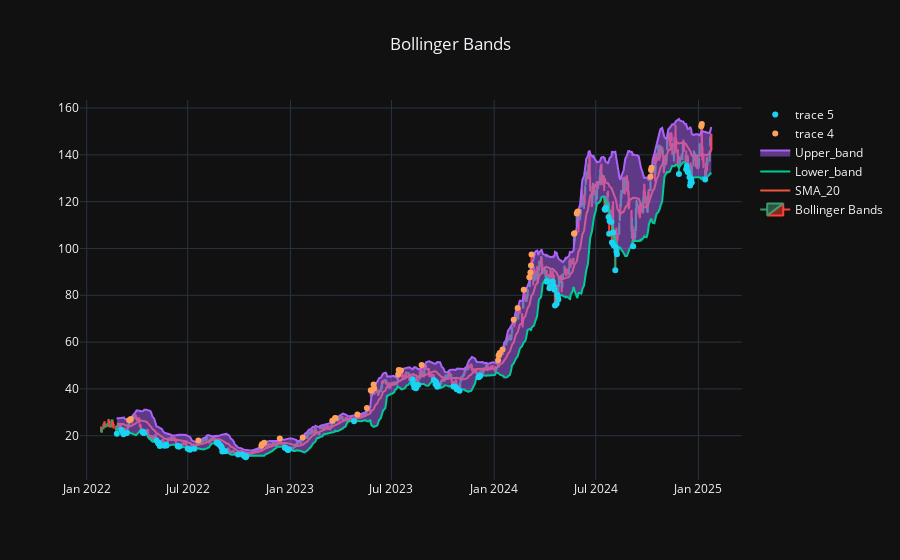

Notebook code cell kept with this figure:
### Code cell
df_bb = strategy.calc_bollinger_bands(df)
strategy.show_bollinger_bands(df_bb)
